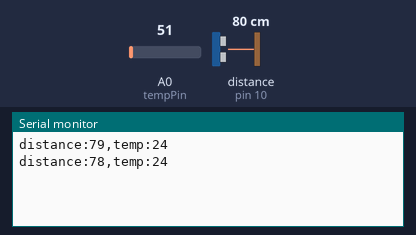
The sketch below on a simulated Arduino Uno, built with avr-gcc and run on an emulated ATmega328P. Shown: the last lines printed to the serial monitor. Wiring (inferred from the names in the program): ultrasonic range finder: trigger pin 9; echo pin 10. Inputs (shaded band) come from the test bench; at power-on: distance to the obstacle (sensor on pin 10) 80 cm, A0 (tempPin) = 51. The echo pulse lasts 58.3 µs per cm.

Above: at 1.8 s.
1.9 s: distance to the obstacle (sensor on pin 10) set to 2 cm
At 2.5 s:
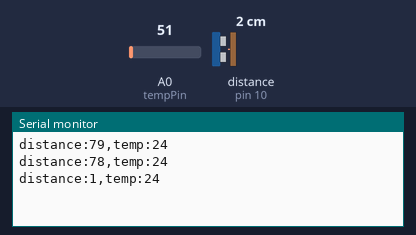
3.4 s: A0 (tempPin) set to 61
At 4.7 s:
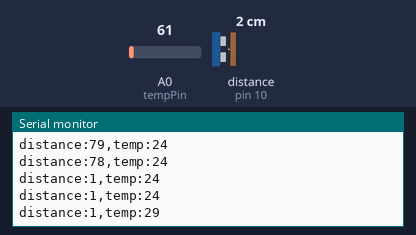
4.9 s: distance to the obstacle (sensor on pin 10) set to 4 cm
At 5.8 s:
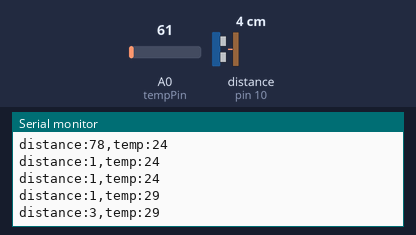
6.4 s: A0 (tempPin) set to 71
At 7.7 s:
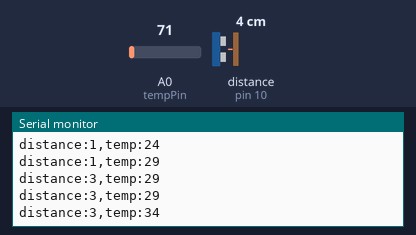
Timing chart, 0 to 8.9 s (numbered marks = the images above; inputs shaded):
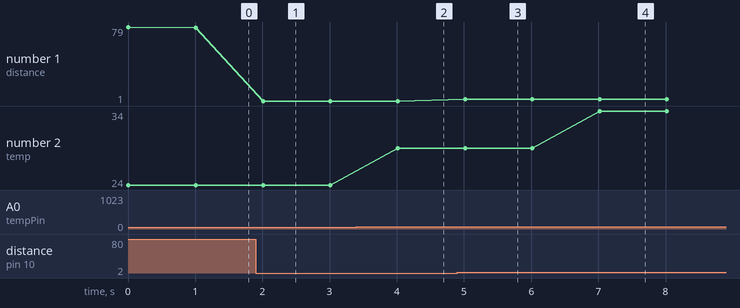

Measured:
- after the input at 1.9 s, the serial monitor: prints a new line after 0.11 s (image 1)
- after the input at 3.4 s, the serial monitor: prints a new line after 0.61 s (image 2)
- after the input at 4.9 s, the serial monitor: prints a new line after 0.12 s (image 3)
- after the input at 6.4 s, the serial monitor: prints a new line after 0.62 s (image 4)
- plotted number 1: 78 → 1 after the input at 1.9 s, 1 → 3 after the input at 4.9 s
- plotted number 2: 24 → 29 after the input at 3.4 s, 29 → 34 after the input at 6.4 s

The sketch:

arduino_code.ino
```cpp
// Smart Robot Data Sender
// Στέλνει απόσταση (HC-SR04) και θερμοκρασία (analog) μέσω Serial
// Δημιουργός: Greg Ios

// Ορισμός pin για τον υπερηχητικό αισθητήρα
const int trigPin = 9;
const int echoPin = 10;

// Pin θερμοκρασίας (π.χ. LM35)
const int tempPin = A0;

void setup() {
  Serial.begin(9600);
  pinMode(trigPin, OUTPUT);
  pinMode(echoPin, INPUT);
}

void loop() {
  int distance = readUltrasonic();
  int temp = readTemperature();

  // Αποστολή δεδομένων με μορφή: distance:123,temp:25
  Serial.print("distance:");
  Serial.print(distance);
  Serial.print(",temp:");
  Serial.println(temp);

  delay(1000);
}

// Υπολογισμός απόστασης σε cm από HC-SR04
int readUltrasonic() {
  digitalWrite(trigPin, LOW);
  delayMicroseconds(2);
  digitalWrite(trigPin, HIGH);
  delayMicroseconds(10);
  digitalWrite(trigPin, LOW);

  long duration = pulseIn(echoPin, HIGH);
  int distance = duration * 0.034 / 2;
  return distance;
}

// Ανάγνωση θερμοκρασίας από αισθητήρα (π.χ. LM35)
int readTemperature() {
  int analogValue = analogRead(tempPin);
  float voltage = analogValue * (5.0 / 1023.0);  // μετατροπή σε Volt
  int temperatureC = voltage * 100;              // LM35: 10mV/°C
  return temperatureC;
}
```
